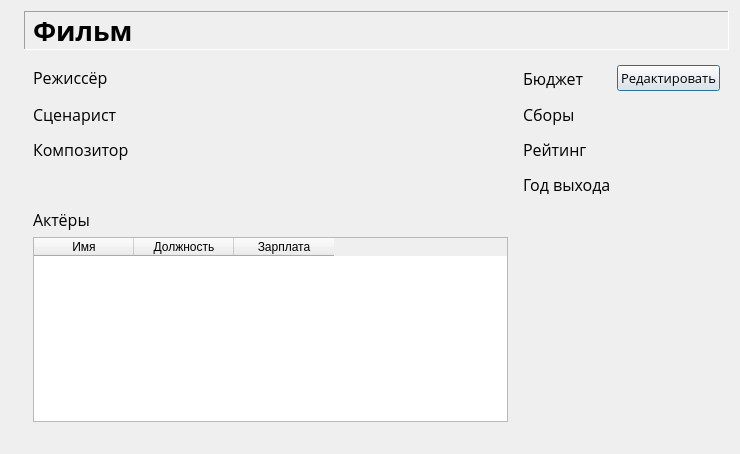
<?xml version="1.0" encoding="UTF-8"?>
<ui version="4.0">
 <class>Form</class>
 <widget class="QWidget" name="Form">
  <property name="geometry">
   <rect>
    <x>0</x>
    <y>0</y>
    <width>740</width>
    <height>454</height>
   </rect>
  </property>
  <property name="sizePolicy">
   <sizepolicy hsizetype="Preferred" vsizetype="Preferred">
    <horstretch>0</horstretch>
    <verstretch>0</verstretch>
   </sizepolicy>
  </property>
  <property name="minimumSize">
   <size>
    <width>0</width>
    <height>0</height>
   </size>
  </property>
  <property name="windowTitle">
   <string>Form</string>
  </property>
  <layout class="QFormLayout" name="formLayout">
   <item row="0" column="0">
    <widget class="QLabel" name="logo">
     <property name="text">
      <string/>
     </property>
     <property name="pixmap">
      <pixmap>images/logo3.png</pixmap>
     </property>
     <property name="scaledContents">
      <bool>false</bool>
     </property>
    </widget>
   </item>
   <item row="0" column="1">
    <widget class="QLabel" name="headTitle">
     <property name="font">
      <font>
       <family>Proxima Nova</family>
       <pointsize>20</pointsize>
       <weight>75</weight>
       <bold>true</bold>
      </font>
     </property>
     <property name="frameShape">
      <enum>QFrame::Panel</enum>
     </property>
     <property name="frameShadow">
      <enum>QFrame::Sunken</enum>
     </property>
     <property name="text">
      <string>Фильм</string>
     </property>
    </widget>
   </item>
   <item row="1" column="1">
    <widget class="QWidget" name="widget" native="true">
     <property name="sizePolicy">
      <sizepolicy hsizetype="Preferred" vsizetype="Preferred">
       <horstretch>0</horstretch>
       <verstretch>0</verstretch>
      </sizepolicy>
     </property>
     <layout class="QGridLayout" name="gridLayout_2">
      <item row="2" column="1">
       <widget class="Line" name="line">
        <property name="orientation">
         <enum>Qt::Vertical</enum>
        </property>
       </widget>
      </item>
      <item row="8" column="1">
       <widget class="Line" name="line_4">
        <property name="orientation">
         <enum>Qt::Vertical</enum>
        </property>
       </widget>
      </item>
      <item row="0" column="0">
       <widget class="QLabel" name="director">
        <property name="sizePolicy">
         <sizepolicy hsizetype="Fixed" vsizetype="Fixed">
          <horstretch>0</horstretch>
          <verstretch>0</verstretch>
         </sizepolicy>
        </property>
        <property name="font">
         <font>
          <family>Open Sans</family>
          <pointsize>12</pointsize>
         </font>
        </property>
        <property name="text">
         <string>Режиссёр</string>
        </property>
       </widget>
      </item>
      <item row="0" column="3">
       <widget class="QPushButton" name="pushButton">
        <property name="sizePolicy">
         <sizepolicy hsizetype="Fixed" vsizetype="Fixed">
          <horstretch>0</horstretch>
          <verstretch>0</verstretch>
         </sizepolicy>
        </property>
        <property name="font">
         <font>
          <family>Open Sans</family>
          <pointsize>10</pointsize>
         </font>
        </property>
        <property name="text">
         <string>Редактировать</string>
        </property>
        <property name="default">
         <bool>true</bool>
        </property>
        <property name="flat">
         <bool>false</bool>
        </property>
       </widget>
      </item>
      <item row="9" column="0">
       <widget class="QLabel" name="actors">
        <property name="sizePolicy">
         <sizepolicy hsizetype="Fixed" vsizetype="Preferred">
          <horstretch>0</horstretch>
          <verstretch>0</verstretch>
         </sizepolicy>
        </property>
        <property name="font">
         <font>
          <family>Open Sans</family>
          <pointsize>12</pointsize>
         </font>
        </property>
        <property name="text">
         <string>Актёры</string>
        </property>
       </widget>
      </item>
      <item row="5" column="2">
       <widget class="QLabel" name="score">
        <property name="font">
         <font>
          <family>Open Sans</family>
          <pointsize>12</pointsize>
         </font>
        </property>
        <property name="text">
         <string>Рейтинг</string>
        </property>
       </widget>
      </item>
      <item row="4" column="1">
       <widget class="Line" name="line_2">
        <property name="orientation">
         <enum>Qt::Vertical</enum>
        </property>
       </widget>
      </item>
      <item row="3" column="2">
       <widget class="QLabel" name="label_9">
        <property name="font">
         <font>
          <family>Open Sans</family>
          <pointsize>12</pointsize>
         </font>
        </property>
        <property name="text">
         <string>Сборы</string>
        </property>
       </widget>
      </item>
      <item row="6" column="1">
       <widget class="Line" name="line_3">
        <property name="orientation">
         <enum>Qt::Vertical</enum>
        </property>
       </widget>
      </item>
      <item row="7" column="2">
       <widget class="QLabel" name="year">
        <property name="font">
         <font>
          <family>Open Sans</family>
          <pointsize>12</pointsize>
         </font>
        </property>
        <property name="text">
         <string>Год выхода</string>
        </property>
       </widget>
      </item>
      <item row="0" column="2">
       <widget class="QLabel" name="label_8">
        <property name="font">
         <font>
          <family>Open Sans</family>
          <pointsize>12</pointsize>
         </font>
        </property>
        <property name="text">
         <string>Бюджет</string>
        </property>
       </widget>
      </item>
      <item row="10" column="0">
       <widget class="QTableWidget" name="actorsTable">
        <column>
         <property name="text">
          <string>Имя</string>
         </property>
        </column>
        <column>
         <property name="text">
          <string>Должность</string>
         </property>
        </column>
        <column>
         <property name="text">
          <string>Зарплата</string>
         </property>
        </column>
       </widget>
      </item>
      <item row="3" column="0">
       <widget class="QLabel" name="screenwriter">
        <property name="sizePolicy">
         <sizepolicy hsizetype="Fixed" vsizetype="Preferred">
          <horstretch>0</horstretch>
          <verstretch>0</verstretch>
         </sizepolicy>
        </property>
        <property name="font">
         <font>
          <family>Open Sans</family>
          <pointsize>12</pointsize>
         </font>
        </property>
        <property name="text">
         <string>Сценарист</string>
        </property>
       </widget>
      </item>
      <item row="5" column="0">
       <widget class="QLabel" name="composer">
        <property name="sizePolicy">
         <sizepolicy hsizetype="Fixed" vsizetype="Preferred">
          <horstretch>0</horstretch>
          <verstretch>0</verstretch>
         </sizepolicy>
        </property>
        <property name="font">
         <font>
          <family>Open Sans</family>
          <pointsize>12</pointsize>
         </font>
        </property>
        <property name="text">
         <string>Композитор</string>
        </property>
       </widget>
      </item>
     </layout>
    </widget>
   </item>
   <item row="2" column="1">
    <widget class="Line" name="line_8">
     <property name="orientation">
      <enum>Qt::Vertical</enum>
     </property>
    </widget>
   </item>
   <item row="3" column="1">
    <widget class="Line" name="line_7">
     <property name="orientation">
      <enum>Qt::Vertical</enum>
     </property>
    </widget>
   </item>
  </layout>
 </widget>
 <resources/>
 <connections/>
</ui>
